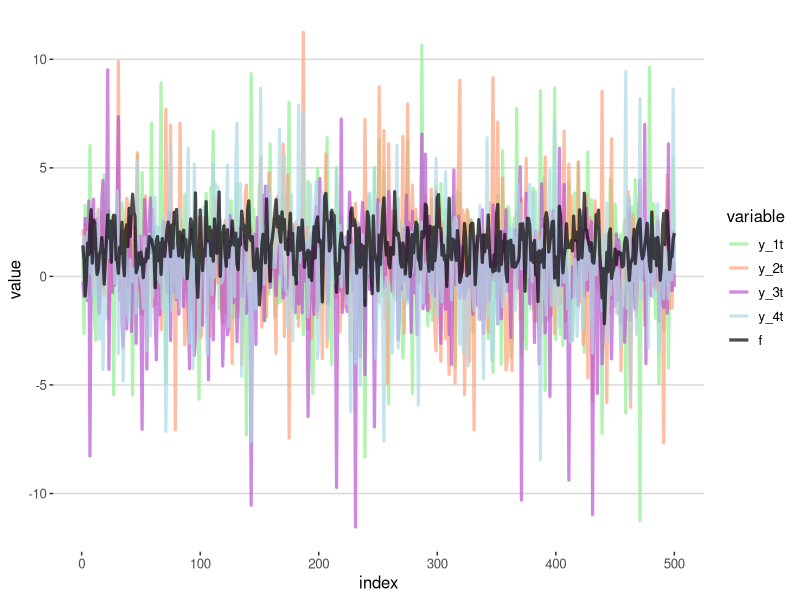

The R script that drew this image:
## ---- chunk 1
library(ggplot2)
library(ggthemes)
library(scales)
library(reshape2)
library(dplyr)
library(readxl)
library(knitr)
library(kableExtra)

## ---- chunk 2
dataEmis <- read_excel(path = "HM_data_emisoras.xlsx", 
                               sheet = "data_emisoras", 
                               col_types = c("date", 
                                             "numeric", "numeric", "numeric", 
                                             "numeric", "numeric", "numeric", 
                                             "numeric", "numeric", "numeric", 
                                             "numeric", "numeric", "numeric", 
                                             "numeric", "numeric", "numeric", 
                                             "numeric", "numeric", "numeric", 
                                             "numeric", "numeric", "numeric", 
                                             "numeric", "numeric", "numeric", 
                                             "numeric", "numeric", "numeric"), 
                               na = "na")
##Borramos los registros que tienen NA en su fila
dataEmis <- dataEmis[complete.cases(dataEmis),]

kable(head(dataEmis, 50) ,escape = F) %>%
  kable_styling("hover", full_width = F) %>%
  column_spec(1, width = "2cm") %>%
  scroll_box(width = "100%", height = "300px")

## ---- chunk 3
creci <- function(x){
  100*(x-lag(x))/lag(x)
}
emisCre <- data.frame(apply(dataEmis[,-1], 2, creci))
emisCre$date <- dataEmis$`Pricing date`
emisCre <- emisCre[,c(28, 1:27)]
emisCre <- emisCre[complete.cases(emisCre),]
attributes(emisCre)$names <- attributes(dataEmis)$names
##Alterna compacta: emisCre <- data.frame(apply(dataEmis[,-1], 2, function(x) 100*(x-lag(x))/lag(x)))
kable(head(emisCre, 50) ,escape = F) %>%
  kable_styling("hover", full_width = F) %>%
  column_spec(1, width = "2cm") %>%
  scroll_box(width = "100%", height = "300px")
## ---- chunk 4
attributes(emisCre)$names <- c("date", paste("X",1:(length(attributes(emisCre)$names)-1),sep=""))
cat("Se muestra cov-var matrix incompleta de ejemplo, pero en el código se ve que se utiliza la completa")
cov(emisCre[,-(1:20)])
attributes(emisCre)$names <- attributes(dataEmis)$names
varcovT <- cov(emisCre[,-1])
## ---- chunk 5
varT <- diag(varcovT)
min6 <- attributes(sort(varT)[1:6])$names
min6
varcov6 <- cov(emisCre[,min6])
## ---- chunk 6
comb6by2 <- combn(names(emisCre[,min6]), 2, simplify = FALSE)
i2 = matrix(c(rep(1, 2)))
n = factorial(6)/(factorial(2)*factorial((6-2)))
varcovs4 <- list()
a4 <- list()
risks4 <- c()
for (n in 1:n) {
  varcovs4[[n]] <- cov(emisCre[,unlist(comb6by2[n])])
  lambda <- as.vector((t(i2)%*%(varcovs4[[n]]^-1)%*%i2)^-1)
  a4[[n]] = lambda*(varcovs4[[n]]^-1)%*%i2
  risks4[n] <- t(a4[[n]])%*%varcovs4[[n]]%*%a4[[n]]
}

a4t <- data.frame(Accion = attributes(do.call(rbind,a4))$dimnames[[1]], Porcentaje = do.call(rbind,a4))
a4t$riesgo <- rep(risks4, each = 2)
a4t<-with(a4t, a4t[order(riesgo, Porcentaje),])
a4t$grupo = rep(1:(length(a4t$Porcentaje)/2), each = 2)
rownames(a4t) <- NULL
a4t[seq(1, length(a4t$riesgo), 2),c("grupo", "riesgo")] <- NA

kable(a4t, escape = F) %>%
  kable_styling(bootstrap_options = c("hover"), full_width = F) %>%
  row_spec(seq(2, length(a4t$riesgo), 2), bold = F, color = "#4a6591")%>%
  column_spec(1, width = "15cm", bold = T, border_right = T, color = "black") %>%
  column_spec(2, bold = F,color = "black")%>%
  column_spec(3:4, bold = T)%>%
  scroll_box(height = "300px")
  
## ---- chunk 7
comb6by3 <- combn(names(emisCre[,min6]), 3, simplify = FALSE)
i3 = matrix(c(rep(1, 3)))
n = factorial(6)/(factorial(3)*factorial((6-3)))
varcovs5 <- list()
a5 <- list()
risks5 <- c()
for (n in 1:n) {
  varcovs5[[n]] <- cov(emisCre[,unlist(comb6by3[n])])
  lambda <- as.vector((t(i3)%*%(varcovs5[[n]]^-1)%*%i3)^-1)
  a5[[n]] = lambda*(varcovs5[[n]]^-1)%*%i3
  risks5[n] <- t(a5[[n]])%*%varcovs5[[n]]%*%a5[[n]]
}

a5t <- data.frame(Accion = attributes(do.call(rbind,a5))$dimnames[[1]], Porcentaje = do.call(rbind,a5))
a5t$riesgo <- rep(risks5, each = 3)
a5t<-with(a5t, a5t[order(riesgo, Porcentaje),])
a5t$grupo = rep(1:(length(a5t$Porcentaje)/3), each = 3)
rownames(a5t) <- NULL
a5t[-(seq(3, length(a5t$riesgo), 3)),c("grupo", "riesgo")] <- NA

kable(a5t, escape = F) %>%
  kable_styling(bootstrap_options = c("hover"), full_width = F) %>%
  row_spec(seq(3, length(a5t$riesgo), 3), bold = F, color = "#4a6591")%>%
  column_spec(1, width = "15cm", bold = T, border_right = T, color = "black") %>%
  column_spec(2, bold = F,color = "black")%>%
  column_spec(3:4, bold = T)%>%
  scroll_box(height = "300px")


## ---- chunk 8
comb6by4 <- combn(names(emisCre[,min6]), 4, simplify = FALSE)
i4 = matrix(c(rep(1, 4)))
n = factorial(6)/(factorial(4)*factorial((6-4)))
varcovs6 <- list()
a6 <- list()
risks6 <- c()
for (n in 1:n) {
  varcovs6[[n]] <- cov(emisCre[,unlist(comb6by4[n])])
  lambda <- as.vector((t(i4)%*%(varcovs6[[n]]^-1)%*%i4)^-1)
  a6[[n]] = lambda*(varcovs6[[n]]^-1)%*%i4
  risks6[n] <- t(a6[[n]])%*%varcovs6[[n]]%*%a6[[n]]
}

a6t <- data.frame(Accion = attributes(do.call(rbind,a6))$dimnames[[1]], Porcentaje = do.call(rbind,a6))
a6t$riesgo <- rep(risks6, each = 4)
a6t<-with(a6t, a6t[order(riesgo, Porcentaje),])
a6t$grupo = rep(1:(length(a6t$Porcentaje)/4), each = 4)
rownames(a6t) <- NULL
a6t[-(seq(4, length(a6t$riesgo), 4)),c("grupo", "riesgo")] <- NA

kable(a6t, escape = F) %>%
  kable_styling(bootstrap_options = c("hover"), full_width = F) %>%
  row_spec(seq(2, length(a6t$riesgo), 2), bold = F, color = "#4a6591")%>%
  column_spec(1, width = "15cm", bold = T, border_right = T, color = "black") %>%
  column_spec(2, bold = F,color = "black")%>%
  column_spec(3:4, bold = T)%>%
  scroll_box(height = "300px")

## ---- chunk 9
i6 = matrix(c(rep(1, 6)))
varcovs7 <- list()
a7 <- list()
risks7 <- c()

varcovs7[[1]] <- cov(emisCre[,min6])
lambda <- as.vector((t(i6)%*%(varcovs7[[1]]^-1)%*%i6)^-1)
a7[[1]] = lambda*(varcovs7[[1]]^-1)%*%i6

risks7[1] <- t(a7[[1]])%*%varcovs7[[1]]%*%a7[[1]]


a7t <- data.frame(Accion = attributes(do.call(rbind,a7))$dimnames[[1]], Porcentaje = do.call(rbind,a7))
a7t$riesgo <- rep(risks7, each = 6)
a7t<-with(a7t, a7t[order(riesgo, Porcentaje),])
rownames(a7t) <- NULL
a7t[-1,c("riesgo")] <- NA

kable(a7t, escape = F) %>%
  kable_styling(bootstrap_options = c("hover"), full_width = F) %>%
  column_spec(1, width = "15cm", bold = T, border_right = T, color = "black") %>%
  column_spec(2, bold = F,color = "black")%>%
  column_spec(3, bold = T, color = "#4a6591")

## ---- chunk 10
i27 = matrix(c(rep(1, 27)))
varcovs8 <- list()
a8 <- list()
risks8 <- c()

varcovs8[[1]] <- cov(emisCre[,-1])
lambda <- as.vector((t(i27)%*%(varcovs8[[1]]^-1)%*%i27)^-1)
a8[[1]] = lambda*(varcovs8[[1]]^-1)%*%i27
risks8[1] <- t(a8[[1]])%*%varcovs8[[1]]%*%a8[[1]]

a8t <- data.frame(Accion = attributes(do.call(rbind,a8))$dimnames[[1]], Porcentaje = do.call(rbind,a8))
a8t$riesgo <- rep(risks8, each = 27)
a8t<-with(a8t, a8t[order(riesgo, Porcentaje),])
rownames(a8t) <- NULL
a8t[-1,c("riesgo")] <- NA

kable(a8t, escape = F) %>%
  kable_styling(bootstrap_options = c("hover"), full_width = F) %>%
  column_spec(1, width = "15cm", bold = T, border_right = T, color = "black") %>%
  column_spec(2, bold = F,color = "black")%>%
  column_spec(3, bold = T, color = "#4a6591")%>%
  scroll_box(height = "300px")
## ---- chunk 11
elecEmis <- data.frame(Accion = NA, Porcentaje = NA)
elecEmis <- rbind(a4t[1:2,c("Accion", "Porcentaje", "riesgo")], a5t[1:3,c("Accion", "Porcentaje", "riesgo")], a6t[1:4,c("Accion", "Porcentaje", "riesgo")], a7t[,c("Accion", "Porcentaje", "riesgo")], a8t[,c("Accion", "Porcentaje", "riesgo")])

kable(elecEmis, escape = F) %>%
  kable_styling(bootstrap_options = c("hover"), full_width = F) %>%
  column_spec(1, width = "15cm", bold = T, border_right = T, color = "black") %>%
  column_spec(2, bold = F,color = "black")%>%
  column_spec(3, bold = T,color = "#4a6591")%>%
  group_rows(index = c("Par" = 2, "Tercia" = 3, "Cuarteto" = 4, "6 de min varianza" = 6, "Con las 27"=27))%>%
  scroll_box(height = "300px")
## ---- chunk 12
lambda <- matrix(c(0.8, 0.5, 0.3, 0.1))
var <- c(1, 2, 4, 1.5)
c <- 1
phi <- 0.3
f <- data.frame(f = rep(NA, 500), v_t = rep(NA, 500), e11 = rep(NA, 500), e21 = rep(NA, 500), e31 = rep(NA, 500), e41 = rep(NA, 500), y_1t = rep(NA, 500), y_2t = rep(NA, 500), y_3t = rep(NA, 500), y_4t = rep(NA, 500))


f$f[1] <- c/(1-phi)
f$v_t <- rnorm(500, 0, sqrt(1))
f$e11 <- rnorm(500, 0, var[1])
f$e21 <- rnorm(500, 0, var[2])
f$e31 <- rnorm(500, 0, var[3])
f$e41 <- rnorm(500, 0, var[4])
f$index <- seq(1:500)
for (i in 1:(length(f$f)-1)){
  f$f[i+1] <- c + phi*f$f[i] + f$v_t[i]
}

f[,7:10] = (lambda %*% t(as.matrix(f[, "f"]))) + t(as.matrix(f[, 3:6]))

## ---- chunk 13
f_graf <- melt(f[, c(7:11, 1)], id.vars = "index")
ggplot(f_graf, aes(x = index, y = value, color = variable))+
  geom_line(size=1.1, alpha=0.7)+
  scale_color_manual(values = c("Light Green", "lightsalmon", "mediumorchid", "Light Blue", "Black"))+
  theme_hc()+
  theme(legend.position = "right")

#ggplot(f, aes(x = index, y = f))+
#  geom_line(size=1.1, alpha=0.7)+
#  scale_color_tableau("Tableau 10")+
#  theme_hc()+
#  theme(legend.position = "right")
